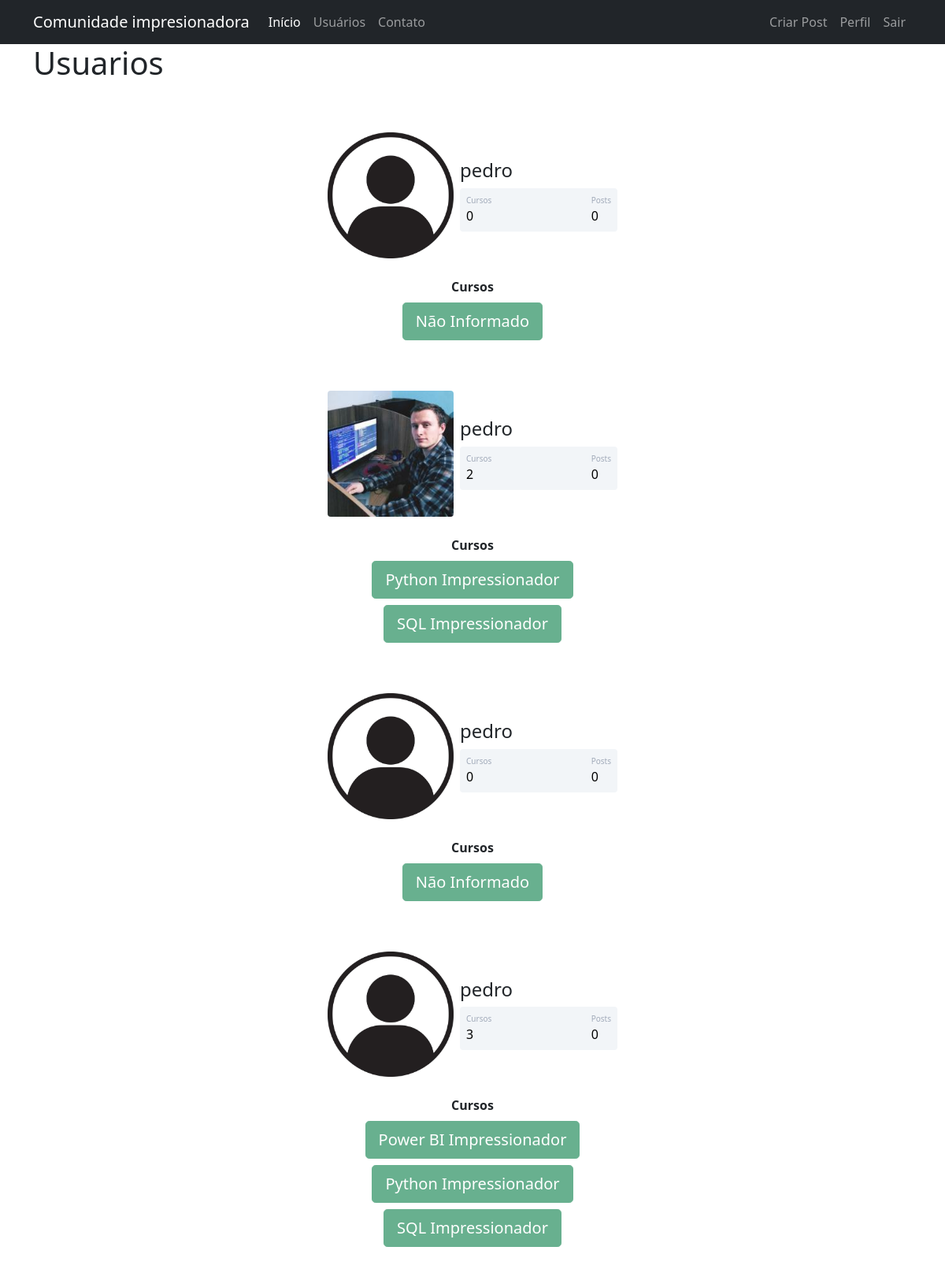
The app's page /usuarios (signed in) with its own data.
### comunidadeimpressionadora/models.py (models this page shows)
class Usuario(database.Model, UserMixin):
    id = database.Column(database.Integer, primary_key=True)
    username = database.Column(database.String, nullable=False)
    email = database.Column(database.String, nullable=False, unique=True)
    senha = database.Column(database.String, nullable=False)
    foto_perfil = database.Column(database.String, default='default.jpg')
    posts = database.relationship('Post', backref='autor', lazy=True)
    cursos = database.Column(database.String, nullable=False, default='Não Informado')

### comunidadeimpressionadora/routes.py (the view)
@app.route("/usuarios")
@login_required
def usuarios():
    lista_usuarios = Usuario.query.all()
    return render_template('usuarios.html', lista_usuarios=lista_usuarios)

### comunidadeimpressionadora/models.py (called while the page is built)
@login_manager.user_loader
def load_usuario(id_usuario):
    return Usuario.query.get(int(id_usuario))

### comunidadeimpressionadora/templates/usuarios.html (shortened to what this page needs)
{% extends 'base.html' %}
{% block body %}
    <div class="container">
        <h1>Usuarios</h1>
        {% for usuario in lista_usuarios %}
            <div class="container mt-5 d-flex justify-content-center">
                <div class="card p-3">
                    <div class="d-flex align-items-center">
                        <div class="image pe-2">
                            <img src="{{ url_for("static", filename="fotos_perfil/{}".format(usuario.foto_perfil)) }}" class="rounded" width="160" >
                        </div>
                    <div class="ml-3 w-100">
                    <h4 class="mb-0 mt-0">{{ usuario.username }}</h4>
                    <div class="p-2 mt-2 bg-primary d-flex justify-content-between rounded text-white stats">
                        {% if usuario.cursos == 'Não Informado' %}
                            <div class="d-flex flex-column">
                                <span class="articles">Cursos</span>
                                <span class="number1">0</span>
                            </div>
                        {% else %}
                            <div class="d-flex flex-column">
                                <span class="articles">Cursos</span>
                                <span class="number1">{{ usuario.cursos.count(';') + 1 }}</span>
                            </div>
                        {% endif %}
                        <div class="d-flex flex-column">
                            <span class="followers">Posts</span>
                            <span class="number2">0</span>
                        </div>
                    </div>
                    </div>
                    </div>
                </div>
            </div>
            <div class="row justify-content-center">
                <div class="col col-4 mt-2" style="text-align: center;">
                    <strong> Cursos </strong><br>
                    {% for curso in usuario.cursos.split(';') %}
                        <button type="button" class="btn btn-lg btn-success mt-2" disabled>{{ curso }}</button>
                    {% endfor %}
                </div>
            </div>
        {% endfor %}
    </div>
{% endblock %}

### comunidadeimpressionadora/templates/base.html (shortened to what this page needs)
<!DOCTYPE html>
<html lang="en">
<head>
    <link href="https://cdn.jsdelivr.net/npm/bootstrap@5.0.2/dist/css/bootstrap.min.css" rel="stylesheet">
    <link rel="stylesheet" type="text/css" href="{{url_for('static', filename='main.css')}}"
    {% block head %}
    {% endblock  %}
</head>
<body class="bg-white">
    {% include  'navbar.html' %}
    {% block body  %}
    {% endblock %}
</body>
</html>

### comunidadeimpressionadora/templates/navbar.html (shortened to what this page needs)
<nav class="navbar navbar-expand-lg navbar-dark bg-dark">
    <div class="container-fluid container">
    <a class="navbar-brand" href="{{ url_for('home') }}">
        Comunidade impresionadora
    </a>
    <div class="collapse navbar-collapse" id="navbarSupportedContent">
        <ul class="navbar-nav me-auto mb-2 mb-lg-0">
        <li class="nav-item">
            <a class="nav-link active" aria-current="page" href="{{ url_for('home') }}">Início</a>
        </li>
        <li class="nav-item">
            <a class="nav-link" href="{{ url_for('usuarios') }}">Usuários</a>
        </li>
        <li class="nav-item">
            <a class="nav-link" href="{{ url_for('contatos') }}">Contato</a>
        </li>
        </ul>
        <ul class="navbar-nav">
            {% if current_user.is_authenticated %}
                <li class="nav-item">
                    <a class="nav-link" href="{{ url_for('criar_post') }}">Criar Post</a>
                </li>
                <li class="nav-item">
                    <a class="nav-link" href="{{ url_for('perfil') }}">Perfil</a>
                </li>
                <li class="nav-item">
                    <a class="nav-link" href="{{ url_for('sair') }}">Sair</a>
                </li>
            {% endif %}
        </ul>
    </div>
    </div>
</nav>

### comunidadeimpressionadora/static/main.css (style rules this page uses)
.card { width: 400px; border: none; border-radius: 10px; background-color: #fff; }
.stats { background: #f2f5f8 !important; color: #000 !important; }
.articles { font-size:10px; color: #a1aab9; }
.number1 { font-weight:500; }
.followers { font-size:10px; color: #a1aab9; }
.number2 { font-weight:500; }

### records on screen
Usuario: foto_perfil (placeholder picture), username "pedro", shows "Cursos", cursos "Não Informado"
Usuario: foto_perfil (picture), username "pedro", cursos "2", curso "Python Impressionador" "SQL Impressionador"
Usuario: foto_perfil (placeholder picture), username "pedro", shows "Cursos", cursos "Não Informado"
Usuario: foto_perfil (placeholder picture), username "pedro", cursos "3", curso "Power BI Impressionador" "Python Impressionador" "SQL Impressionador"
